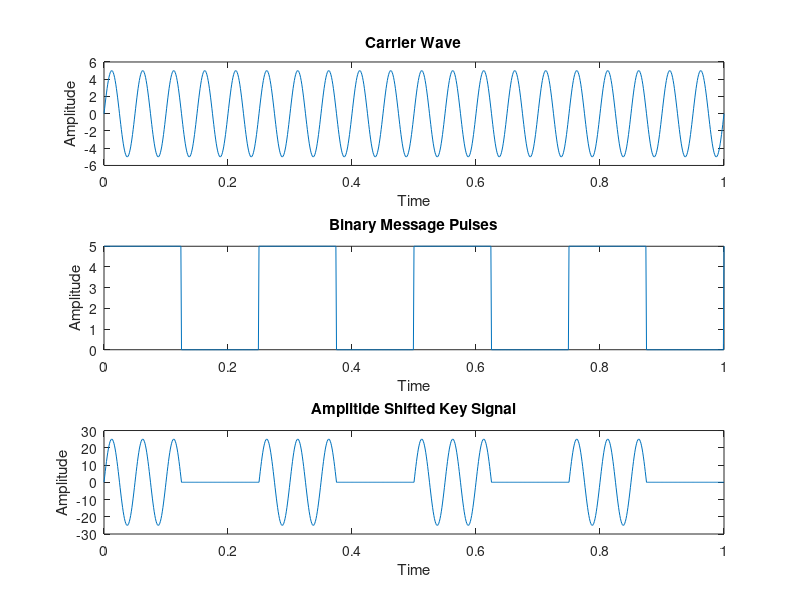

This figure's MATLAB source:
%Amplitude Shift keying...
clc;
close all;
clear all;
fc = 20; %Freq of Sine Wave carrier
fp = 4; %Enter the freq of Periodic Binary pulse (Message)
amp = 5; %Enter the amplitude (For Carrier & Binary Pulse Message
t = 0:0.001:1; % For setting the sampling interval

%For Generating Square wave message
m = amp / 2 * square(2 * pi * fp * t) + (amp / 2);
subplot(3, 1, 2);
plot(t, m);
xlabel('Time');
ylabel('Amplitude');
title('Binary Message Pulses');

% For Generating Carrier Sine wave
c = amp * sin(2 * pi * fc * t);
subplot(3, 1, 1);
plot(t, c);
xlabel('Time');
ylabel('Amplitude');
title('Carrier Wave');

% The Shift Keyed Wave
ask = c .* m;
subplot(3, 1, 3); %For Plotting The Amplitude Shift Keyed Wave
plot(t, ask);
xlabel('Time');
ylabel('Amplitude');
title('Amplitide Shifted Key Signal');
